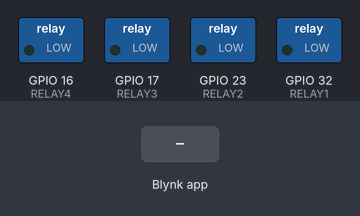
Simulated run of this sketch. Board: ESP32. Parts: switched loads named in the sketch (green lamp = pin HIGH). The inputs (shaded band) are chosen by the test bench. WiFi joins after 1.5 s; servers stay silent unless stated.

Above: at 3.0 s.
3.1 s: Blynk app writes 1 to V0
At 3.8 s:
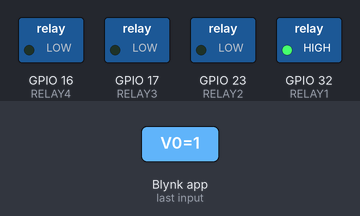
4.6 s: Blynk app writes 1 to V1
At 5.0 s:
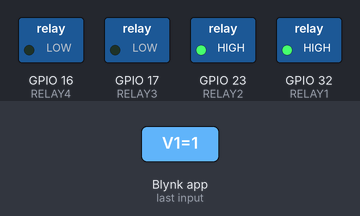
6.1 s: Blynk app writes 0 to V0
At 7.3 s:
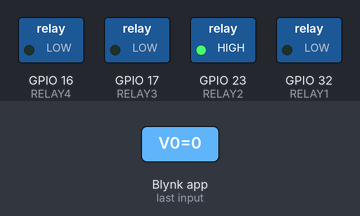
7.6 s: Blynk app writes 1 to V2
At 8.4 s:
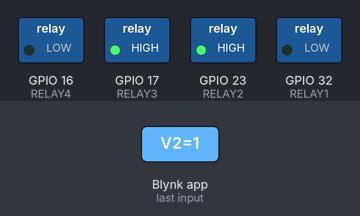
9.1 s: Blynk app writes 200 to V0
At 9.6 s:
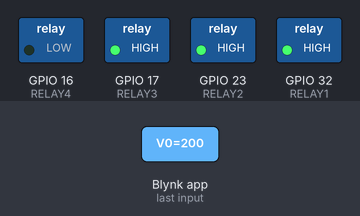
10.6 s: Blynk app writes 0 to V1
At 12.0 s:
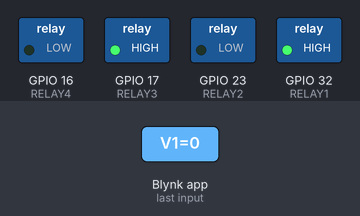
Timing chart, 0 to 13.1 s (numbered marks = the images above; inputs shaded):
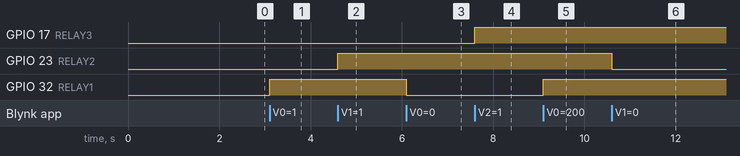

The sketch:

sketch_aug11a.ino
```cpp
#define BLYNK_TEMPLATE_ID "TMPL2SgIi-Kc7"
#define BLYNK_TEMPLATE_NAME "Reles prueba"
#define BLYNK_AUTH_TOKEN "bJogUwkKQrASJBxMelGFpjztskc9dCYJ"

#include <WiFi.h>
#include <BlynkSimpleEsp32.h>

char ssid[] = "wifi de rafa";
char pass[] = "*******";

// Pines de relés
#define RELAY4 16
#define RELAY3 17
#define RELAY2 23
#define RELAY1 32

void setup()
{
  Serial.begin(115200);

  // Inicializar pines como salida
  pinMode(RELAY1, OUTPUT);
  pinMode(RELAY2, OUTPUT);
  pinMode(RELAY3, OUTPUT);
  pinMode(RELAY4, OUTPUT);

  // Apagar todos los relés por defecto (0)
  digitalWrite(RELAY1, LOW);
  digitalWrite(RELAY2, LOW);
  digitalWrite(RELAY3, LOW);
  digitalWrite(RELAY4, LOW);

  // Conexión a WiFi + Blynk
  Blynk.begin(BLYNK_AUTH_TOKEN, ssid, pass);
}

// Control individual desde Blynk
BLYNK_WRITE(V0) {
  digitalWrite(RELAY1, param.asInt());
}

BLYNK_WRITE(V1) {
  digitalWrite(RELAY2, param.asInt());
}

BLYNK_WRITE(V2) {
  digitalWrite(RELAY3, param.asInt());
}

BLYNK_WRITE(V3) {
  digitalWrite(RELAY4, param.asInt());
}

void loop()
{
  Blynk.run();
}
```

Measured:
- after the input at 3.1 s, GPIO 32 (RELAY1): LOW → HIGH at once
- after the input at 4.6 s, GPIO 23 (RELAY2): LOW → HIGH at once
- after the input at 6.1 s, GPIO 32 (RELAY1): HIGH → LOW at once
- after the input at 7.6 s, GPIO 17 (RELAY3): LOW → HIGH at once
- after the input at 9.1 s, GPIO 32 (RELAY1): LOW → HIGH at once
- after the input at 10.6 s, GPIO 23 (RELAY2): HIGH → LOW at once
